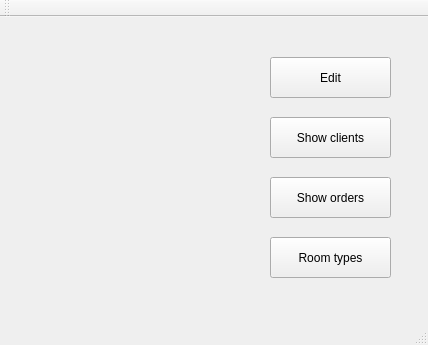
<?xml version="1.0" encoding="UTF-8"?>
<ui version="4.0">
 <class>MainWindow</class>
 <widget class="QMainWindow" name="MainWindow">
  <property name="geometry">
   <rect>
    <x>0</x>
    <y>0</y>
    <width>428</width>
    <height>345</height>
   </rect>
  </property>
  <property name="windowTitle">
   <string>Hotel</string>
  </property>
  <property name="styleSheet">
   <string notr="true"/>
  </property>
  <widget class="QWidget" name="centralWidget">
   <widget class="QPushButton" name="AddClient">
    <property name="geometry">
     <rect>
      <x>270</x>
      <y>40</y>
      <width>121</width>
      <height>41</height>
     </rect>
    </property>
    <property name="text">
     <string>Edit</string>
    </property>
   </widget>
   <widget class="QLabel" name="label">
    <property name="geometry">
     <rect>
      <x>10</x>
      <y>0</y>
      <width>271</width>
      <height>291</height>
     </rect>
    </property>
    <property name="text">
     <string/>
    </property>
    <property name="pixmap">
     <pixmap>C:/Users/1/Downloads/newHotel.png</pixmap>
    </property>
   </widget>
   <widget class="QPushButton" name="ShowClient">
    <property name="geometry">
     <rect>
      <x>270</x>
      <y>100</y>
      <width>121</width>
      <height>41</height>
     </rect>
    </property>
    <property name="text">
     <string>Show clients</string>
    </property>
   </widget>
   <widget class="QPushButton" name="ShowBooking">
    <property name="geometry">
     <rect>
      <x>270</x>
      <y>160</y>
      <width>121</width>
      <height>41</height>
     </rect>
    </property>
    <property name="text">
     <string>Show orders</string>
    </property>
   </widget>
   <widget class="QPushButton" name="roomType">
    <property name="geometry">
     <rect>
      <x>270</x>
      <y>220</y>
      <width>121</width>
      <height>41</height>
     </rect>
    </property>
    <property name="text">
     <string>Room types</string>
    </property>
   </widget>
  </widget>
  <widget class="QMenuBar" name="menuBar">
   <property name="geometry">
    <rect>
     <x>0</x>
     <y>0</y>
     <width>428</width>
     <height>26</height>
    </rect>
   </property>
  </widget>
  <widget class="QToolBar" name="mainToolBar">
   <attribute name="toolBarArea">
    <enum>TopToolBarArea</enum>
   </attribute>
   <attribute name="toolBarBreak">
    <bool>false</bool>
   </attribute>
  </widget>
  <widget class="QStatusBar" name="statusBar"/>
 </widget>
 <layoutdefault spacing="6" margin="11"/>
 <resources/>
 <connections/>
</ui>
